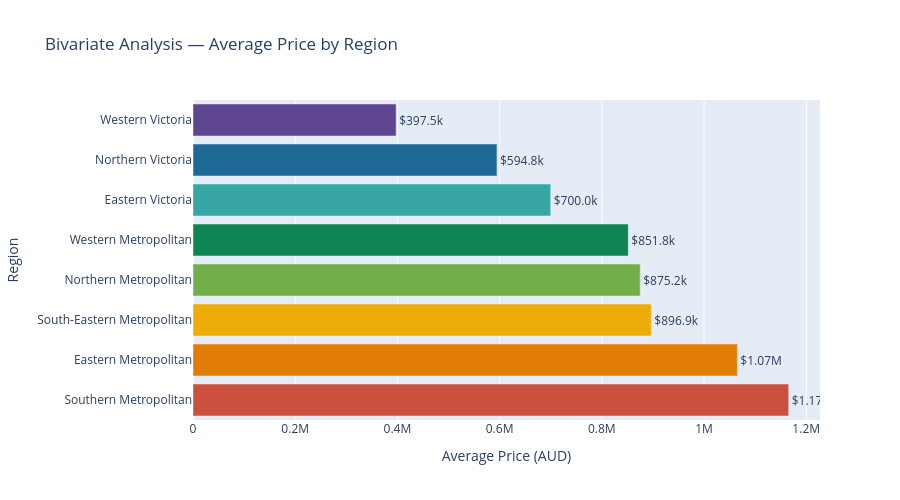

The notebook cell this image was saved under:
### Markdown cell above
**Horizontal Bar Chart sorted from highest to lowest price**

### Code cell
# Calculate average price by Region and sort descending
avg_price_region = (df_clean.groupby('Regionname')['Price'].mean().sort_values(ascending=True).reset_index())

# Horizontal bar chart
fig = px.bar(
    avg_price_region,
    x='Price',
    y='Regionname',
    orientation='h',
    text=avg_price_region['Price'].apply(format_currency),
    color='Regionname',
    color_discrete_sequence=Pallet,
    title='Bivariate Analysis — Average Price by Region'
)

fig.update_traces(textposition='outside')
fig.update_layout(
    xaxis_title='Average Price (AUD)',
    yaxis_title='Region',
    showlegend=False,
    height=500
)
fig.show()

### Figure 1 — Plotly figure (JSON) as saved in the notebook; plotly's stock layout.template omitted (floating-point values rounded to 4 significant figures)
{"data": [{"hovertemplate": "Regionname=%{y}<br>Price=%{x}<br>text=%{text}<extra></extra>", "legendgroup": "Western Victoria", "marker": {"color": "rgb(95, 70, 144)", "pattern": {"shape": ""}}, "name": "Western Victoria", "orientation": "h", "showlegend": true, "text": ["$397.5k"], "textposition": "outside", "type": "bar", "x": [397500.0], "xaxis": "x", "y": ["Western Victoria"], "yaxis": "y"}, {"hovertemplate": "Regionname=%{y}<br>Price=%{x}<br>text=%{text}<extra></extra>", "legendgroup": "Northern Victoria", "marker": {"color": "rgb(29, 105, 150)", "pattern": {"shape": ""}}, "name": "Northern Victoria", "orientation": "h", "showlegend": true, "text": ["$594.8k"], "textposition": "outside", "type": "bar", "x": [594800.0], "xaxis": "x", "y": ["Northern Victoria"], "yaxis": "y"}, {"hovertemplate": "Regionname=%{y}<br>Price=%{x}<br>text=%{text}<extra></extra>", "legendgroup": "Eastern Victoria", "marker": {"color": "rgb(56, 166, 165)", "pattern": {"shape": ""}}, "name": "Eastern Victoria", "orientation": "h", "showlegend": true, "text": ["$700.0k"], "textposition": "outside", "type": "bar", "x": [700000.0], "xaxis": "x", "y": ["Eastern Victoria"], "yaxis": "y"}, {"hovertemplate": "Regionname=%{y}<br>Price=%{x}<br>text=%{text}<extra></extra>", "legendgroup": "Western Metropolitan", "marker": {"color": "rgb(15, 133, 84)", "pattern": {"shape": ""}}, "name": "Western Metropolitan", "orientation": "h", "showlegend": true, "text": ["$851.8k"], "textposition": "outside", "type": "bar", "x": [851800.0], "xaxis": "x", "y": ["Western Metropolitan"], "yaxis": "y"}, {"hovertemplate": "Regionname=%{y}<br>Price=%{x}<br>text=%{text}<extra></extra>", "legendgroup": "Northern Metropolitan", "marker": {"color": "rgb(115, 175, 72)", "pattern": {"shape": ""}}, "name": "Northern Metropolitan", "orientation": "h", "showlegend": true, "text": ["$875.2k"], "textposition": "outside", "type": "bar", "x": [875200.0], "xaxis": "x", "y": ["Northern Metropolitan"], "yaxis": "y"}, {"hovertemplate": "Regionname=%{y}<br>Price=%{x}<br>text=%{text}<extra></extra>", "legendgroup": "South-Eastern Metropolitan", "marker": {"color": "rgb(237, 173, 8)", "pattern": {"shape": ""}}, "name": "South-Eastern Metropolitan", "orientation": "h", "showlegend": true, "text": ["$896.9k"], "textposition": "outside", "type": "bar", "x": [896900.0], "xaxis": "x", "y": ["South-Eastern Metropolitan"], "yaxis": "y"}, {"hovertemplate": "Regionname=%{y}<br>Price=%{x}<br>text=%{text}<extra></extra>", "legendgroup": "Eastern Metropolitan", "marker": {"color": "rgb(225, 124, 5)", "pattern": {"shape": ""}}, "name": "Eastern Metropolitan", "orientation": "h", "showlegend": true, "text": ["$1.07M"], "textposition": "outside", "type": "bar", "x": [1065000.0], "xaxis": "x", "y": ["Eastern Metropolitan"], "yaxis": "y"}, {"hovertemplate": "Regionname=%{y}<br>Price=%{x}<br>text=%{text}<extra></extra>", "legendgroup": "Southern Metropolitan", "marker": {"color": "rgb(204, 80, 62)", "pattern": {"shape": ""}}, "name": "Southern Metropolitan", "orientation": "h", "showlegend": true, "text": ["$1.17M"], "textposition": "outside", "type": "bar", "x": [1166000.0], "xaxis": "x", "y": ["Southern Metropolitan"], "yaxis": "y"}], "layout": {"barmode": "relative", "height": 500, "legend": {"title": {"text": "Regionname"}, "tracegroupgap": 0}, "showlegend": false, "title": {"text": "Bivariate Analysis — Average Price by Region"}, "xaxis": {"anchor": "y", "domain": [0, 1], "title": {"text": "Average Price (AUD)"}}, "yaxis": {"anchor": "x", "categoryarray": ["Southern Metropolitan", "Eastern Metropolitan", "South-Eastern Metropolitan", "Northern Metropolitan", "Western Metropolitan", "Eastern Victoria", "Northern Victoria", "Western Victoria"], "categoryorder": "array", "domain": [0, 1], "title": {"text": "Region"}}}}
